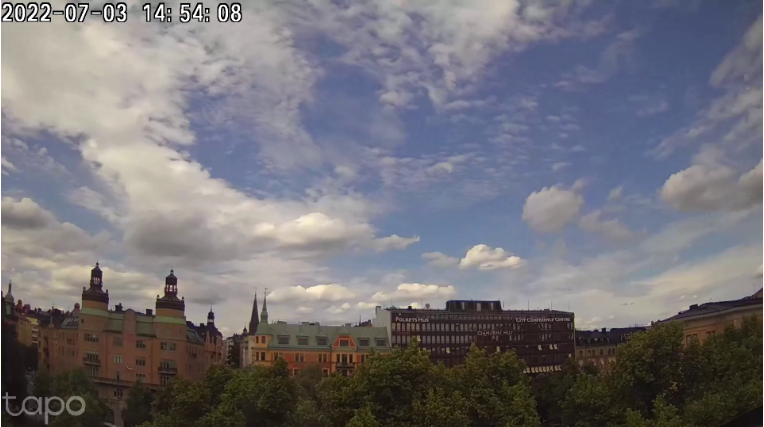
#> input picture tracking/clouds.png, 764 x 427 px
$ python cloud.py
#> lines starting #> are read from the running program, lines starting #| are printed output that depends on the picture; after the words box and inside, x2 and y2 are one past the last pixel; in counts of white or black regions, pixels touching at a corner belong together
import cv2
import numpy as np

def find_cloud_contour(img):
    # Find clouds in the image
    white = np.array([200, 200, 200])
    lowerBound = np.array([160,160,160])

    # Using inRange method, to create a mask
    mask = cv2.inRange(img, lowerBound, white)
    mask[:25, :] = 0

    # Generate contours based on our mask
    contours, _hierarchy = cv2.findContours(mask, 1, 2)

    return contours

# This function allows us to create a descending sorted list of contour areas.
def contour_area(contours):

    # create an empty list
    cnt_area = []

    # loop through all the contours
    for i in range(0,len(contours),1):
        # for each contour, use OpenCV to calculate the area of the contour
        cnt_area.append(cv2.contourArea(contours[i]))

    # Sort our list of contour areas in descending order
    list.sort(cnt_area, reverse=True)
    return cnt_area

def draw_bounding_box(contours, image, number_of_boxes=1):
    # Call our function to get the list of contour areas
    cnt_area = contour_area(contours)

    # Loop through each contour of our image
    for i in range(0,len(contours),1):
        cnt = contours[i]

        # Only draw the the largest number of boxes
        if (cv2.contourArea(cnt) > cnt_area[number_of_boxes]):

            # Use OpenCV boundingRect function to get the details of the contour
            x,y,w,h = cv2.boundingRect(cnt)

            # Draw the bounding box
            image=cv2.rectangle(image,(x,y),(x+w,y+h),(0,0,255),2)

    return image

if __name__ == '__main__':
    img = cv2.imread('clouds.png', 1)
#> img is the input picture: shape (427, 764, 3); mean B, G, R 120, 113.8, 115.7

    white = np.array([200, 200, 200])
    lowerBound = np.array([160,160,160])

    # Using inRange method, to create a mask
    mask = cv2.inRange(img, lowerBound, white)
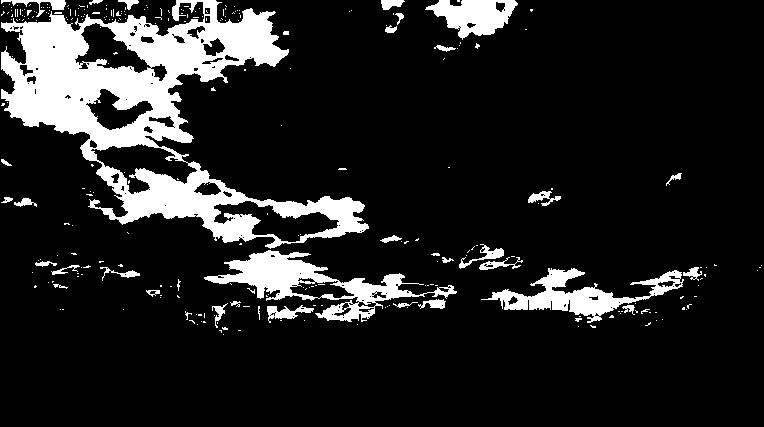
#> mask: shape (427, 764); 13.5% white; 284 white regions (248 under 20 px), largest, box (x1, y1, x2, y2) and area: (1, 0, 369, 249) 29174, (204, 250, 457, 322) 5236, (481, 268, 684, 323) 3517
    mask[:25, :] = 0
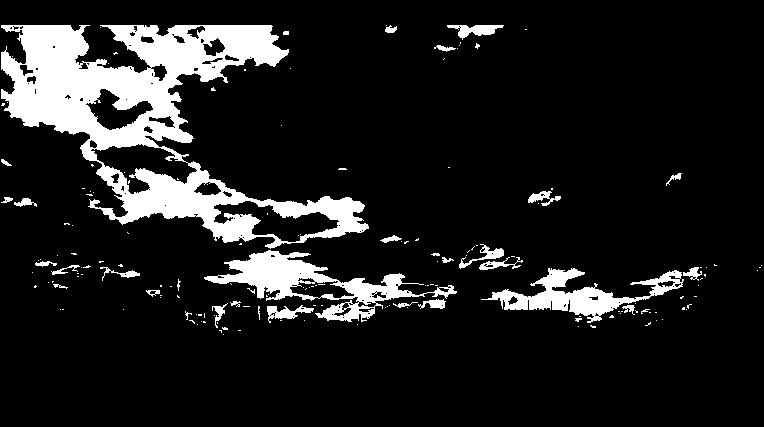
#> mask: shape (427, 764); 12.2% white; 168 white regions (137 under 20 px)

    # Generate contours based on our mask
    contours,hierarchy = cv2.findContours(mask, 1, 2)
#> contours = 294 contours, 235 with area under 20; largest, box (x1, y1, x2, y2) and area: (1, 25, 369, 249) 33856, (204, 250, 457, 322) 5718, (481, 268, 684, 323) 3312, (90, 143, 198, 195) 2523, (213, 200, 340, 243) 2459

    res = draw_bounding_box(contours, img, 3)
#> after the loop in contour_area, `for i in range(0,len(contours),1):`: cnt_area = 294 values, max 33856.5 at index 293, min 0 at index 0, mean 187.3
#> in draw_bounding_box, `cnt_area = contour_area(contours)`: cnt_area = 294 values, max 33856.5 at index 0, min 0 at index 200, mean 187.3
#> the loop in draw_bounding_box, `for i in range(0,len(contours),1):` made 294 passes
#> (x, y, w, h) on passes 144, 175, 294: (481, 268, 203, 55), (204, 250, 253, 72), (1, 25, 368, 224)
#> cnt on passes 1, 2, 5, 7, 8, 10: [[223, 334]], [[238, 330], [240, 330]], [[578, 326]], [[357, 324]], [[197, 324]], [[217, 322], [217, 323]]
#> after the loop in draw_bounding_box, `for i in range(0,len(contours),1):`:
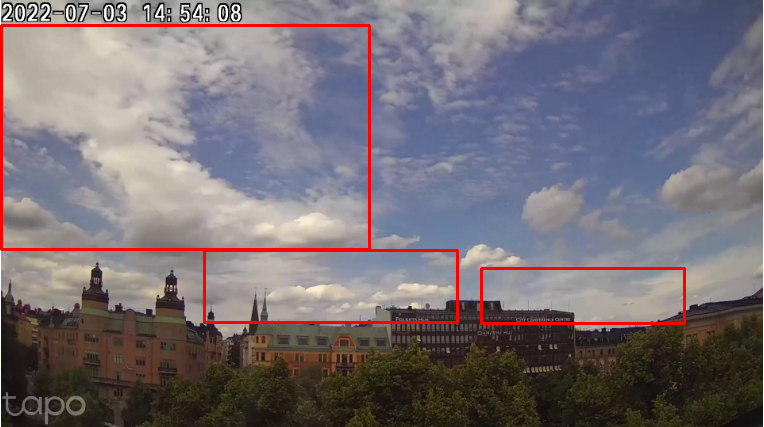
#> image: shape (427, 764, 3); mean B, G, R 117.1, 111, 118.1

    cv2.imshow("mywindow",mask)

    cv2.waitKey(0)
